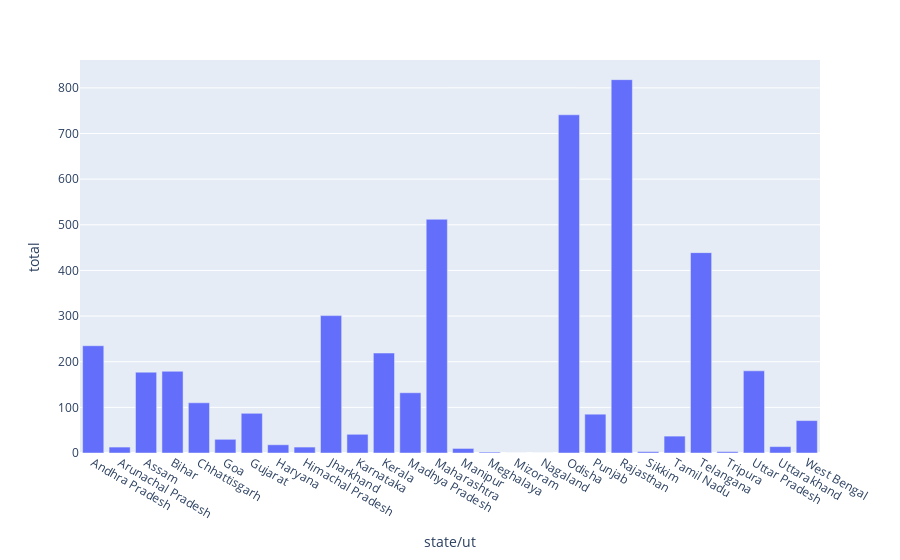

Write notebook code for a chart like this one.
### Code cell
px.bar(data_frame = states, x = "state/ut", y = 'total', hover_data = ['tm','tf','total'])

### Figure 1 — Plotly figure (JSON) as saved in the notebook; plotly's stock layout.template omitted (floating-point values rounded to 4 significant figures)
{"data": [{"alignmentgroup": "True", "customdata": [[15, 220], [4, 9], [30, 147], [77, 102], [55, 55], [0, 30], [75, 12], [2, 16], [2, 11], [53, 248], [8, 33], [30, 189], [15, 117], [6, 506], [3, 7], [0, 2], [0, 0], [0, 0], [454, 287], [61, 24], [762, 56], [0, 3], [15, 22], [38, 401], [1, 2], [0, 180], [0, 14], [10, 61]], "hovertemplate": "state/ut=%{x}<br>total=%{y}<br>tm=%{customdata[0]}<br>tf=%{customdata[1]}<extra></extra>", "legendgroup": "", "marker": {"color": "#636efa", "pattern": {"shape": ""}}, "name": "", "offsetgroup": "", "orientation": "v", "showlegend": false, "textposition": "auto", "type": "bar", "x": ["Andhra Pradesh ", "Arunachal Pradesh ", "Assam ", "Bihar ", "Chhattisgarh ", "Goa ", "Gujarat ", "Haryana ", "Himachal Pradesh ", "Jharkhand  ", "Karnataka ", "Kerala ", "Madhya Pradesh ", "Maharashtra ", "Manipur ", "Meghalaya ", "Mizoram ", "Nagaland ", "Odisha ", "Punjab ", "Rajasthan ", "Sikkim ", "Tamil Nadu ", "Telangana ", "Tripura ", "Uttar Pradesh ", "Uttarakhand ", "West Bengal "], "xaxis": "x", "y": [235, 13, 177, 179, 110, 30, 87, 18, 13, 301, 41, 219, 132, 512, 10, 2, 0, 0, 741, 85, 818, 3, 37, 439, 3, 180, 14, 71], "yaxis": "y"}], "layout": {"barmode": "relative", "legend": {"tracegroupgap": 0}, "margin": {"t": 60}, "xaxis": {"anchor": "y", "domain": [0, 1], "title": {"text": "state/ut"}}, "yaxis": {"anchor": "x", "domain": [0, 1], "title": {"text": "total"}}}}
